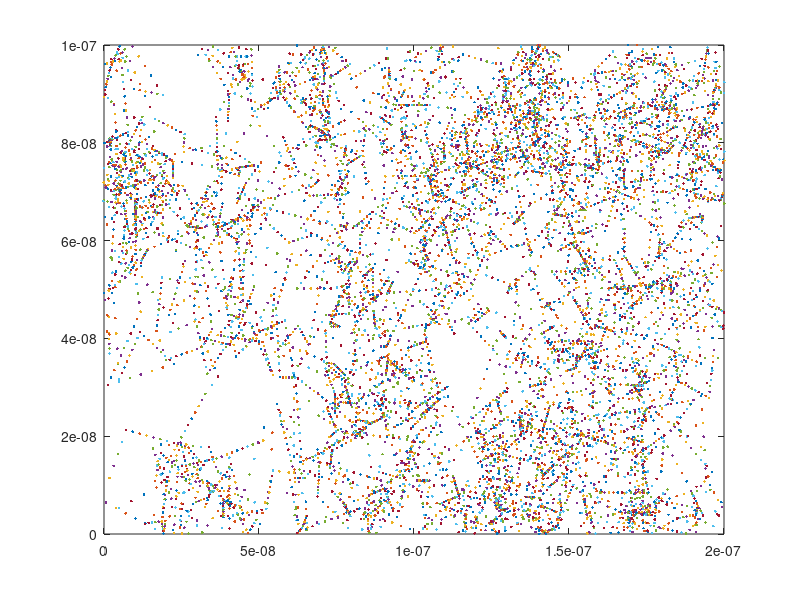
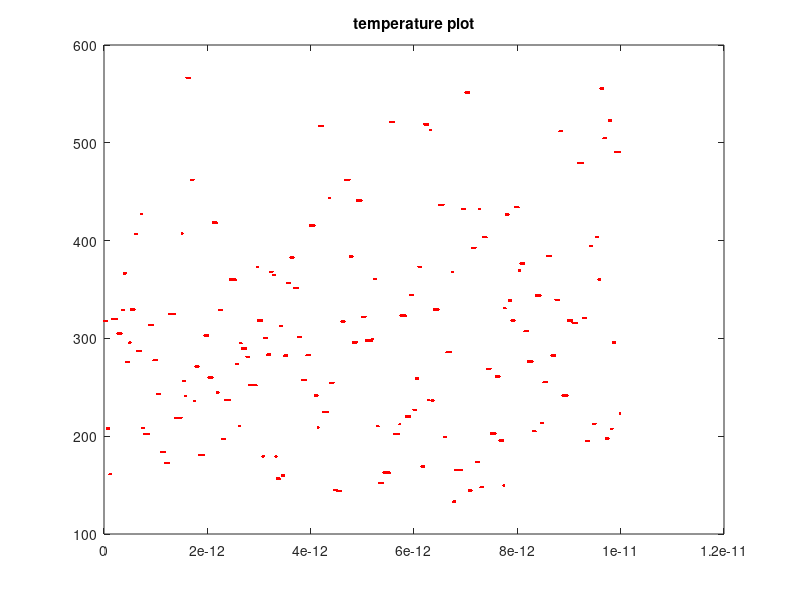
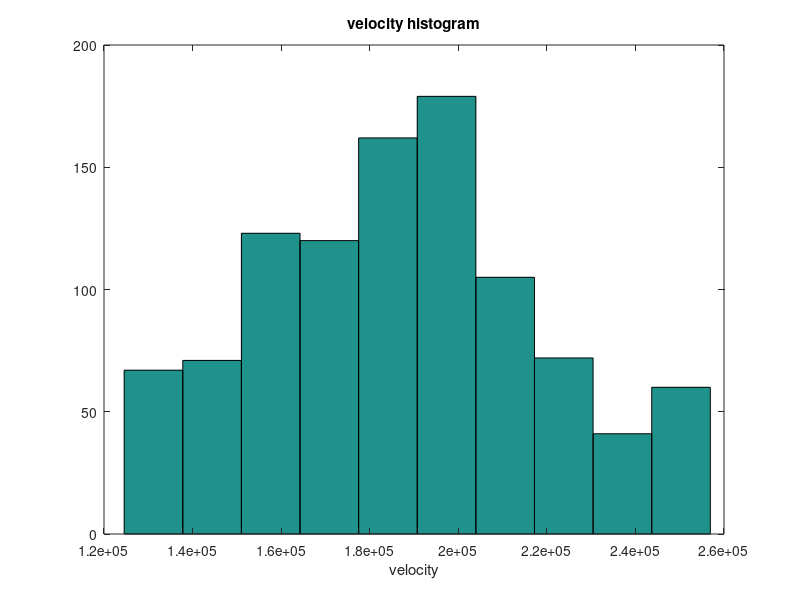

The MATLAB source for these figures, in order:
% By Huanyu Liu
% 100986552
% For elec4700 assignment1 part2

% Initialize the parameters
n=10; % number of particles
T=300; % temperture of the backgound
L=200e-9; % length of the frame (figure 1)
H=100e-9; % height of the frame
tao=0.2e-12; % the given mean time between collisions
m0=9.109e-31; % mass of a particle
mn=0.26*m0; % effective mass
kb=1.38e-23; % constant coeffient
vth=sqrt(2*kb*T/mn); % average speed of each particle
% Initialize the positions of each particle
Pox = L*rand(1,n);
Poy = H*rand(1,n);
% Initialize the speed of each particle and measure the initial temperature
for num=1:n
Vx(num) = randn()*vth/sqrt(2);
Vy(num) = randn()*vth/sqrt(2);
end
Tmeasured = sum(Vx.^2 + Vy.^2).*mn./(2*kb*n);
% draw the first locations of the particles and the blocks
figure(1)
plot(Pox,Poy,'.');
xlim([0 L]);
ylim([0 H]);
hold on
% more parameters that will be used in the loop
TStop = 1e-11; % max running time
t=0; % start time
dt=1e-14; % step time
intervals=round(TStop/dt); % number of steps 
Vz=zeros(1,intervals); % initial the size of all changing speed (will be used in hist)
ddt = 0; % time since last timestop
collisions=0; % number of timestops
time=0; % initialize the duration between collisions
path=zeros(1,n); % initialize the size of path length
 while t < TStop
     z=round(1+t/dt); % index, the z-th interval between collisions
     Pscat = 1-exp(-ddt/tao); % scattering posibility
     if Pscat > rand % if scatter
         time=time+ddt; % total time when scattering occur
         ddt=0; % reset the parameter for the possibility as required
         collisions=collisions+1; % one more collision occurs
         Vx = randn(1,n).*vth/sqrt(2);
         Vy = randn(1,n).*vth/sqrt(2); % velocity changes (in maxwell-boltzmann distribution)
         average_path_length(collisions)=sum(path)/n; % average path length for this interval
         path=zeros(1,n); % reset the path length
     else % nothing happens, same speed the next duration of time step
         path=path+sqrt(Vx.^2+Vy.^2).*dt; % add the next timestep's path length to the total path length
         ddt=ddt+dt; % add the timestep size to the parameter
     end
         Tmeasured = sum(Vx.^2 + Vy.^2).*mn./(2*kb*n);
         Vact=sqrt(sum(Vx.^2+Vy.^2)/n); % the average speed of all the particles
         Vz(z)=Vact; % will be used to get the distribution in hist
         
     tPx = Pox + Vx.*dt; % predict the position 
     tPy = Poy + Vy.*dt;
% when the particles go to the right and left border
     px1 = Pox >= L;
     Pox(px1) = Pox(px1) - L;
     px2 = Pox <= 0;
     Pox(px2) = Pox(px2) + L;
     
     py1 = tPy <= 0;
     Vy(py1) = Vy(py1) .* (-1);
     py2 = tPy >= H;
     Vy(py2) = Vy(py2) .* (-1);
         % now all velocity have been modified to the correct direction,
         % update the position
     Pox = Pox + Vx.*dt;
     Poy = Poy + Vy.*dt;
     
     figure(1)
     plot(Pox,Poy,'.');
     xlim([0 L]);
     ylim([0 H]);
     hold on

     figure(2)
     plot(t,Tmeasured,'.r');
     title('temperature plot');
     hold on
     
     fprintf('time: %g (%5.2g %%) temperature: %g \n', t/dt, t / TStop * 100, Tmeasured);
     pause(0.01)
     t=t+dt;
 end
         figure(3)
         hist(Vz);
         title('velocity histogram');
         xlabel('velocity');
     fprintf(' vth: %g\n',vth);
         mean_time_between_collisions=time/collisions;
         MFP=sum(average_path_length)/collisions;
     fprintf(' MFP:%g m \n mean time between collisions: %g s\n', MFP, mean_time_between_collisions);
  